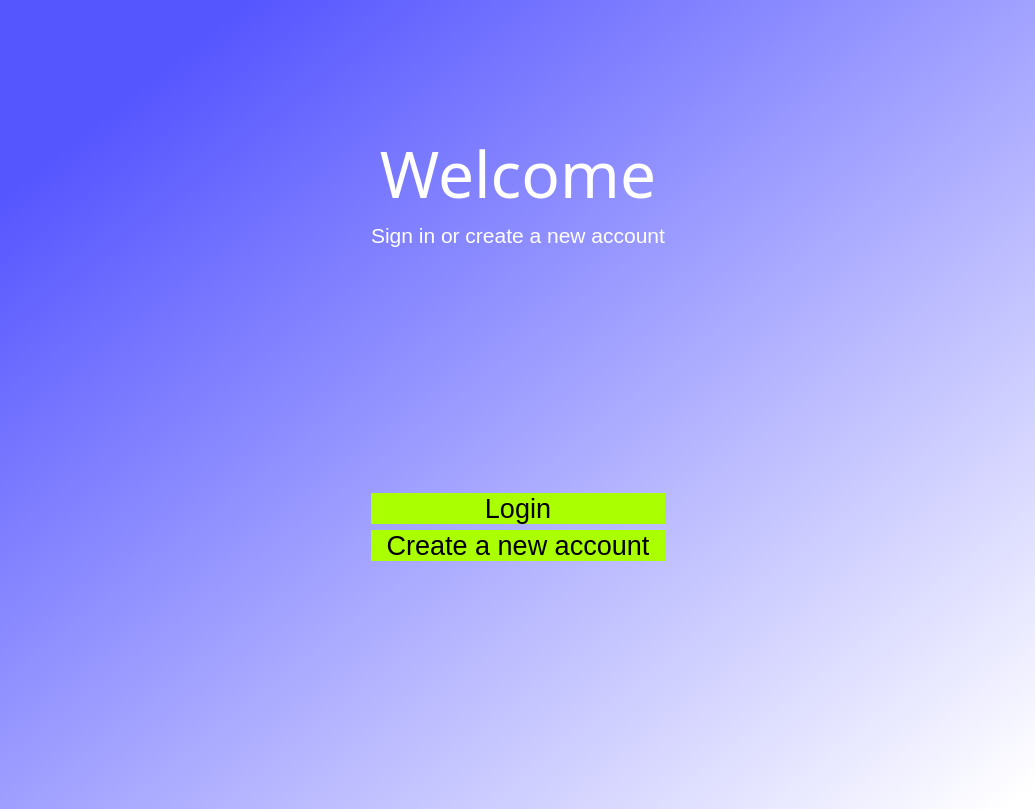
<?xml version="1.0" encoding="UTF-8"?>
<ui version="4.0">
 <class>MainWindow</class>
 <widget class="QMainWindow" name="MainWindow">
  <property name="enabled">
   <bool>true</bool>
  </property>
  <property name="geometry">
   <rect>
    <x>0</x>
    <y>0</y>
    <width>1035</width>
    <height>809</height>
   </rect>
  </property>
  <property name="sizePolicy">
   <sizepolicy hsizetype="Preferred" vsizetype="Preferred">
    <horstretch>0</horstretch>
    <verstretch>0</verstretch>
   </sizepolicy>
  </property>
  <property name="font">
   <font>
    <stylestrategy>PreferDefault</stylestrategy>
   </font>
  </property>
  <property name="windowTitle">
   <string>MainWindow</string>
  </property>
  <property name="styleSheet">
   <string notr="true">background-color:qlineargradient(spread:pad, x1:0.091, y1:0.102, x2:0.991, y2:0.977, stop:0.0282486 rgba(86, 86, 255, 255), stop:1 rgba(255, 255, 255, 255))</string>
  </property>
  <widget class="QWidget" name="centralwidget">
   <layout class="QVBoxLayout" name="verticalLayout">
    <item>
     <layout class="QGridLayout" name="gridLayout">
      <item row="2" column="1">
       <widget class="QLabel" name="label_2">
        <property name="font">
         <font>
          <family>MS Shell Dlg 2</family>
          <pointsize>16</pointsize>
          <weight>50</weight>
          <italic>false</italic>
          <bold>false</bold>
         </font>
        </property>
        <property name="layoutDirection">
         <enum>Qt::LeftToRight</enum>
        </property>
        <property name="styleSheet">
         <string notr="true">QLabel{
font: 16pt &quot;MS Shell Dlg 2&quot;;
color:rgb(255, 255, 255)
}
QLabel{background:transparent}</string>
        </property>
        <property name="text">
         <string>Sign in or create a new account</string>
        </property>
        <property name="alignment">
         <set>Qt::AlignCenter</set>
        </property>
       </widget>
      </item>
      <item row="6" column="1" alignment="Qt::AlignVCenter">
       <widget class="QPushButton" name="login">
        <property name="maximumSize">
         <size>
          <width>16777215</width>
          <height>50</height>
         </size>
        </property>
        <property name="font">
         <font>
          <pointsize>20</pointsize>
         </font>
        </property>
        <property name="styleSheet">
         <string notr="true">border-radius:400px;
background-color: rgb(170, 255, 0);
</string>
        </property>
        <property name="text">
         <string>Login</string>
        </property>
       </widget>
      </item>
      <item row="7" column="1">
       <widget class="QPushButton" name="pushButton_Create_Account">
        <property name="font">
         <font>
          <pointsize>20</pointsize>
         </font>
        </property>
        <property name="styleSheet">
         <string notr="true">QPushButton{
border-radius:400px;
background-color:rgb(170, 255, 0);
}</string>
        </property>
        <property name="text">
         <string>Create a new account</string>
        </property>
       </widget>
      </item>
      <item row="4" column="1">
       <spacer name="verticalSpacer">
        <property name="orientation">
         <enum>Qt::Vertical</enum>
        </property>
        <property name="sizeHint" stdset="0">
         <size>
          <width>20</width>
          <height>40</height>
         </size>
        </property>
       </spacer>
      </item>
      <item row="1" column="1">
       <widget class="QLabel" name="label">
        <property name="enabled">
         <bool>false</bool>
        </property>
        <property name="font">
         <font>
          <family>Algerian</family>
          <pointsize>48</pointsize>
         </font>
        </property>
        <property name="layoutDirection">
         <enum>Qt::LeftToRight</enum>
        </property>
        <property name="styleSheet">
         <string notr="true">QLabel{
color:rgb(255, 255, 255);
}
QLabel{background:transparent}


</string>
        </property>
        <property name="text">
         <string notr="true">Welcome</string>
        </property>
        <property name="scaledContents">
         <bool>true</bool>
        </property>
        <property name="alignment">
         <set>Qt::AlignCenter</set>
        </property>
       </widget>
      </item>
      <item row="6" column="2">
       <spacer name="horizontalSpacer_2">
        <property name="orientation">
         <enum>Qt::Horizontal</enum>
        </property>
        <property name="sizeHint" stdset="0">
         <size>
          <width>40</width>
          <height>20</height>
         </size>
        </property>
       </spacer>
      </item>
      <item row="9" column="1">
       <spacer name="verticalSpacer_2">
        <property name="orientation">
         <enum>Qt::Vertical</enum>
        </property>
        <property name="sizeHint" stdset="0">
         <size>
          <width>20</width>
          <height>40</height>
         </size>
        </property>
       </spacer>
      </item>
      <item row="6" column="0">
       <spacer name="horizontalSpacer">
        <property name="orientation">
         <enum>Qt::Horizontal</enum>
        </property>
        <property name="sizeHint" stdset="0">
         <size>
          <width>40</width>
          <height>20</height>
         </size>
        </property>
       </spacer>
      </item>
      <item row="3" column="1">
       <spacer name="verticalSpacer_4">
        <property name="orientation">
         <enum>Qt::Vertical</enum>
        </property>
        <property name="sizeHint" stdset="0">
         <size>
          <width>20</width>
          <height>40</height>
         </size>
        </property>
       </spacer>
      </item>
      <item row="0" column="1">
       <spacer name="verticalSpacer_3">
        <property name="orientation">
         <enum>Qt::Vertical</enum>
        </property>
        <property name="sizeHint" stdset="0">
         <size>
          <width>20</width>
          <height>40</height>
         </size>
        </property>
       </spacer>
      </item>
      <item row="8" column="1">
       <spacer name="verticalSpacer_5">
        <property name="orientation">
         <enum>Qt::Vertical</enum>
        </property>
        <property name="sizeHint" stdset="0">
         <size>
          <width>20</width>
          <height>40</height>
         </size>
        </property>
       </spacer>
      </item>
     </layout>
    </item>
   </layout>
  </widget>
 </widget>
 <resources/>
 <connections/>
</ui>
